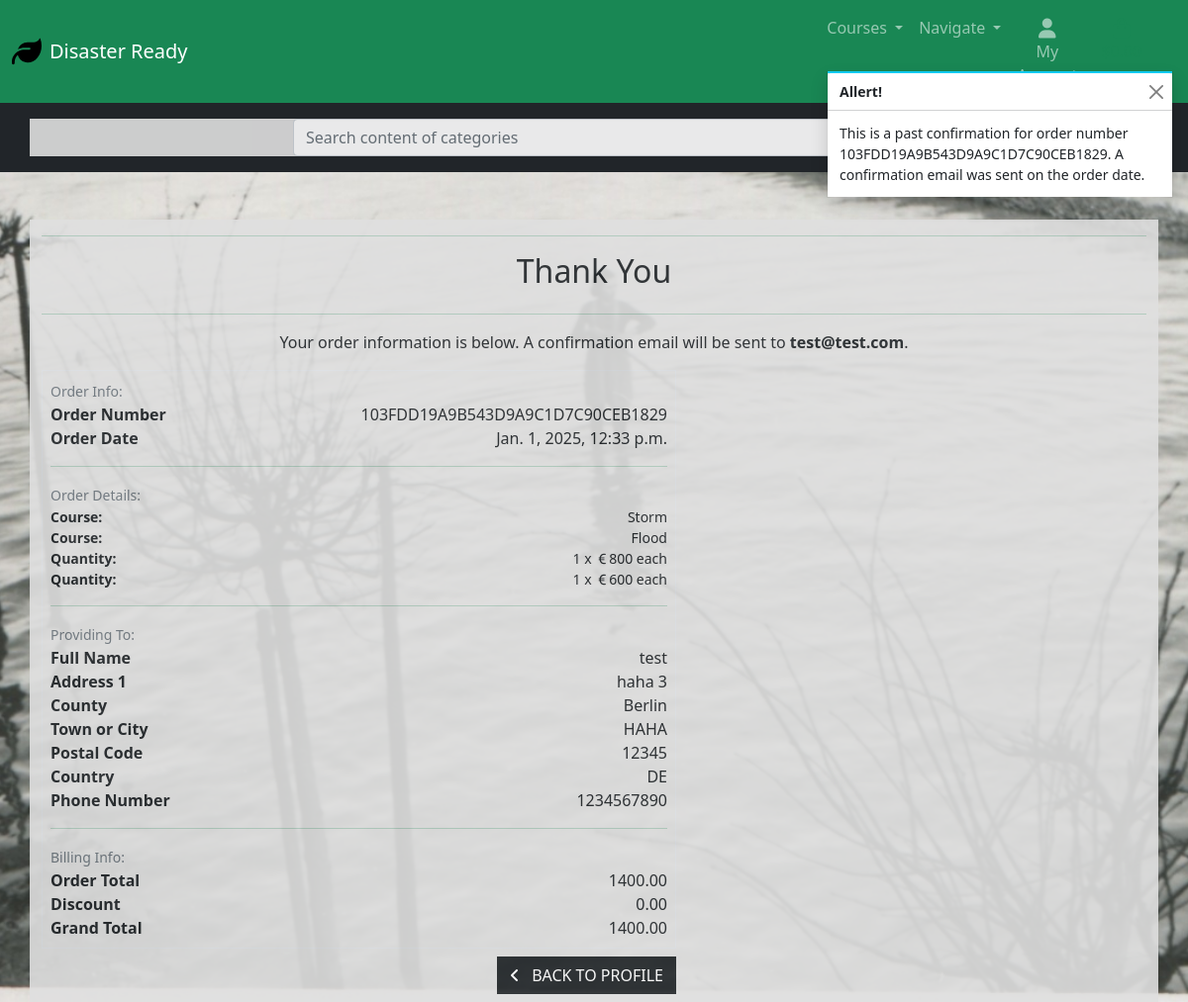
Screenshot of /profile/order_history/103FDD19A9B543D9A9C1D7C90CEB1829 with the database file from the repository.
### checkout/models.py (models this page shows, shortened)
class Order(models.Model):
    order_number = models.CharField(max_length=32, null=False, editable=False)
    user_profile = models.ForeignKey(UserProfile, on_delete=models.SET_NULL,
    null=True, blank=True, related_name='orders')
    full_name = models.CharField(max_length=50, null=False, blank=False)
    email = models.EmailField(max_length=254, null=False, blank=False)
    phone_number = models.CharField(max_length=20, null=False, blank=False)
    country = CountryField(blank_label='Country *', null=False, blank=False)
    postcode = models.CharField(max_length=20, null=True, blank=True)
    town_or_city = models.CharField(max_length=40, null=False, blank=False)
    street_address1 = models.CharField(max_length=80, null=False, blank=False)
    street_address2 = models.CharField(max_length=80, null=True, blank=True)
    county = models.CharField(max_length=80, null=True, blank=True)
    date = models.DateTimeField(auto_now_add=True)
    discount_cost = models.DecimalField(max_digits=6, decimal_places=2, null=False, default=0)
    order_total = models.DecimalField(max_digits=10, decimal_places=2, null=False, default=0)
    grand_total = models.DecimalField(max_digits=10, decimal_places=2, null=False, default=0)
    original_bag = models.TextField(null=False, blank=False, default='')
    stripe_pid = models.CharField(max_length=254, null=False, blank=False, default='')

class OrderLineItem(models.Model):
    order = models.ForeignKey(Order, null=False, blank=False, on_delete=models.CASCADE, related_name='lineitems')
    product = models.ForeignKey(Category, null=False, blank=False, on_delete=models.CASCADE)
    quantity = models.IntegerField(null=False, blank=False, default=0)
    starting_date = models.CharField(max_length=100, null=True, blank=True)
    lineitem_total = models.DecimalField(max_digits=6, decimal_places=2, null=False, blank=False, editable=False)

### products/models.py (models this page shows, shortened)
class Category(models.Model):
    name = models.CharField(max_length=50)
    friendly_name = models.CharField(max_length=100)
    difficulty_level = models.CharField(max_length=50)
    credits = models.IntegerField()
    number_of_lectures = models.IntegerField()
    est_time = models.IntegerField()
    short_description = models.TextField(max_length=255)
    long_description = models.TextField(max_length=1000)
    test = models.BooleanField(default=False)
    logo = models.ImageField(upload_to='logos/', null=True, blank=True)
    price = models.IntegerField(null=True, blank=True)
    starting_date = models.CharField(max_length=100, null=True, blank=True)

### profiles/views.py (the view)
# urls.py: path('order_history/<order_number>', views.order_history, name='order_history'),
def order_history(request, order_number):
    order = get_object_or_404(Order, order_number=order_number)
    messages.info(request, (
        f'This is a past confirmation for order number {order_number}. '
        'A confirmation email was sent on the order date.'
    ))
    template = 'checkout/checkout_success.html'
    context = {
        'order': order,
        'from_profile': True,
    }
    return render(request, template, context)

### checkout/templates/checkout/checkout_success.html (shortened to what this page needs)
{% extends "base.html" %}
{% load static %}
{% block extra_css %}
<link rel="stylesheet" href="{% static 'checkout/css/checkout.css' %}">
{% endblock %}
{% block content %}
<div class="overlay"></div>
<div class="container my-5">
    <div class="row justify-content-center">
        <div class="col text-center">
            <hr class="checkout-success-hr">
            <h2 class="logo-font mb-4">Thank You</h2>
            <hr class="checkout-success-hr">
            <p class="text-dark">Your order information is below. A confirmation email will be sent to
                <strong>{{ order.email }}</strong>.</p>
        </div>
    </div>
    <div class="row">
        <div class="col-12 col-lg-7">
            <div class="order-confirmation-wrapper p-2 border">
                <div class="row">
                    <div class="col">
                        <small class="text-muted">Order Info:</small>
                    </div>
                </div>
                <div class="row align-items-center">
                    <div class="col-md-4">
                        <p class="mb-0 text-black fw-bold">Order Number</p>
                    </div>
                    <div class="col-md-8 text-md-end">
                        <p class="mb-0">{{ order.order_number }}</p>
                    </div>
                </div>
                <div class="row align-items-center">
                    <div class="col-md-4">
                        <p class="mb-0 text-black fw-bold">Order Date</p>
                    </div>
                    <div class="col-md-8 text-md-end">
                        <p class="mb-0">{{ order.date }}</p>
                    </div>
                </div>
                <hr class="checkout-success-hr">
                <div class="row">
                    <div class="col">
                        <small class="text-muted">Order Details:</small>
                    </div>
                </div>
                {% for item in order.lineitems.all %}
                <div class="row align-items-center">
                    <div class="col-md-4">
                        <p class="small mb-0 text-black fw-bold">
                            Course:
                        </p>
                    </div>
                    <div class="col-md-8 text-md-end">
                        <p class="small mb-0"> {{ item.product.name }} </p>
                    </div>
                </div>
                {% endfor %}
                {% for item in order.lineitems.all %}
                <div class="row align-items-center">
                    <div class="col-md-4">
                        <p class="small mb-0 text-black fw-bold">
                            Quantity:
                        </p>
                    </div>
                    <div class="col-md-8 text-md-end">
                        <p class="small mb-0">{{ item.quantity }} x <i
                                class="bi bi-currency-euro"></i>{{ item.product.price }} each</p>
                    </div>
                </div>
                {% endfor %}
                <hr class="checkout-success-hr">
                <div class="row">
                    <div class="col">
                        <small class="text-muted">Providing To:</small>
                    </div>
                </div>
                <div class="row align-items-center">
                    <div class="col-md-4">
                        <p class="mb-0 text-black fw-bold">Full Name</p>
                    </div>
                    <div class="col-md-8 text-md-end">
                        <p class="mb-0">{{ order.full_name }}</p>
                    </div>
                </div>
                <div class="row align-items-center">
                    <div class="col-md-4">
                        <p class="mb-0 text-black fw-bold">Address 1</p>
                    </div>
                    <div class="col-md-8 text-md-end">
                        <p class="mb-0">{{ order.street_address1 }}</p>
                    </div>
                </div>
                {% if order.county %}
                <div class="row align-items-center">
                    <div class="col-md-4">
                        <p class="mb-0 text-black fw-bold">County</p>
                    </div>
                    <div class="col-md-8 text-md-end">
                        <p class="mb-0">{{ order.county }}</p>
                    </div>
                </div>
                {% endif %}
                <div class="row align-items-center">
                    <div class="col-md-4">
                        <p class="mb-0 text-black fw-bold">Town or City</p>
                    </div>
                    <div class="col-md-8 text-md-end">
                        <p class="mb-0">{{ order.town_or_city }}</p>
                    </div>
                </div>
                {% if order.postcode %}
                <div class="row align-items-center">
                    <div class="col-md-4">
                        <p class="mb-0 text-black fw-bold">Postal Code</p>
                    </div>
                    <div class="col-md-8 text-md-end">
                        <p class="mb-0">{{ order.postcode }}</p>
                    </div>
                </div>
                {% endif %}
                <div class="row align-items-center">
                    <div class="col-md-4">
                        <p class="mb-0 text-black fw-bold">Country</p>
                    </div>
                    <div class="col-md-8 text-md-end">
                        <p class="mb-0">{{ order.country }}</p>
                    </div>
                </div>
                <div class="row align-items-center">
                    <div class="col-md-4">
                        <p class="mb-0 text-black fw-bold">Phone Number</p>
                    </div>
                    <div class="col-md-8 text-md-end">
                        <p class="mb-0">{{ order.phone_number }}</p>
                    </div>
                </div>
                <hr class="checkout-success-hr">
                <div class="row">
                    <div class="col">
                        <small class="text-muted">Billing Info:</small>
                    </div>
                </div>
                <div class="row align-items-center">
                    <div class="col-md-4">
                        <p class="mb-0 text-black fw-bold">Order Total</p>
                    </div>
                    <div class="col-md-8 text-md-end">
                        <p class="mb-0">{{ order.order_total }}</p>
                    </div>
                </div>
                <div class="row align-items-center">
                    <div class="col-md-4">
                        <p class="mb-0 text-black fw-bold">Discount</p>
                    </div>
                    <div class="col-md-8 text-md-end">
                        <p class="mb-0">{{ order.discount_cost }}</p>
                    </div>
                </div>
                <div class="row align-items-center">
                    <div class="col-md-4">
                        <p class="mb-0 text-black fw-bold">Grand Total</p>
                    </div>
                    <div class="col-md-8 text-md-end">
                        <p class="mb-0">{{ order.grand_total }}</p>
                    </div>
                </div>
            </div>
        </div>
    </div>
    <div class="row">
        <div class="col-12 col-lg-7 text-end">
            {% if from_profile %}
            <a href="{% url 'profile' %}" class="btn btn-dark rounded-0 my-2">
                <span class="icon me-2">
                    <i class="fas fa-angle-left"></i>
                </span>
                <span class="text-uppercase">Back to Profile</span>
            </a>
            {% endif %}
        </div>
    </div>
</div>
{% endblock %}

### static/css/base.css (style rules this page uses)
html { height: 100%; }
body { background: url('/media/cover_photo.jpg') no-repeat center center fixed; background-size: cover; height: calc(100vh - 164px); color: #555; font-family: 'Lato'; }
.overlay { height: 100%; width: 100%; top: 0; left: 0; position: fixed; opacity: 0.2; z-index: -1; }
.container { background-color: rgb(223, 223, 223); opacity: 0.9; }

### checkout/static/checkout/css/checkout.css (style rules this page uses)
.checkout-success-hr { color: rgb(25, 135, 84); }

### rows the page displays
Order: email "test@test.com", order_number "103FDD19A9B543D9A9C1D7C90CEB1829", date "Jan. 1, 2025, 12:33 p.m.", full_name "test", street_address1 "haha 3", county "Berlin", town_or_city "HAHA", postcode "12345", country "DE", phone_number "1234567890", order_total "1400.00", discount_cost "0.00", grand_total "1400.00"
OrderLineItem: product.name "Storm", quantity "1", product.price "800"
OrderLineItem: product.name "Flood", quantity "1", product.price "600"

### other values shown
{{ message }} "This is a past confirmation for order number 103FDD19A9B543D9A9C1D7C90CEB1829. A confirmation email was sent on the order date."
